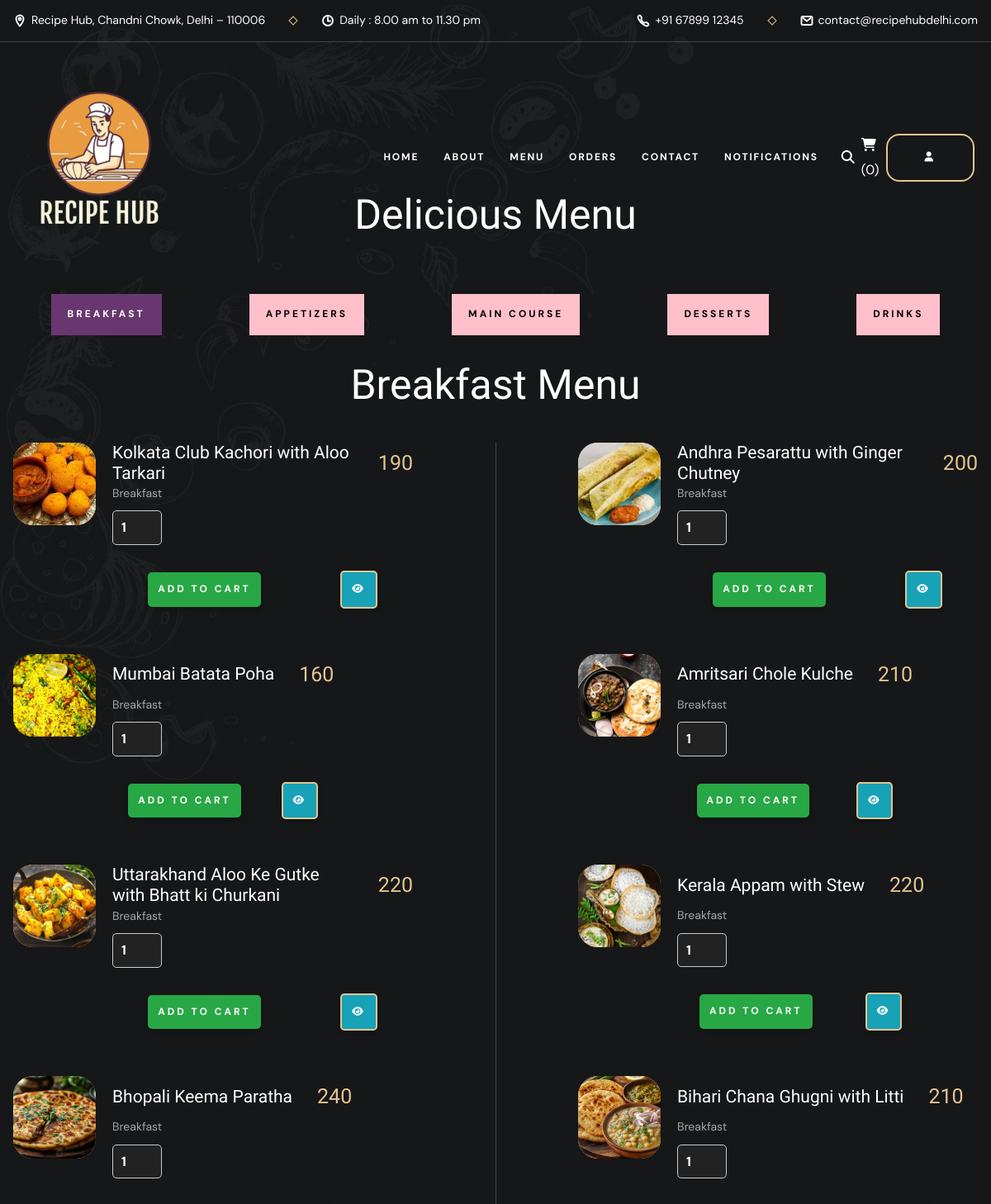
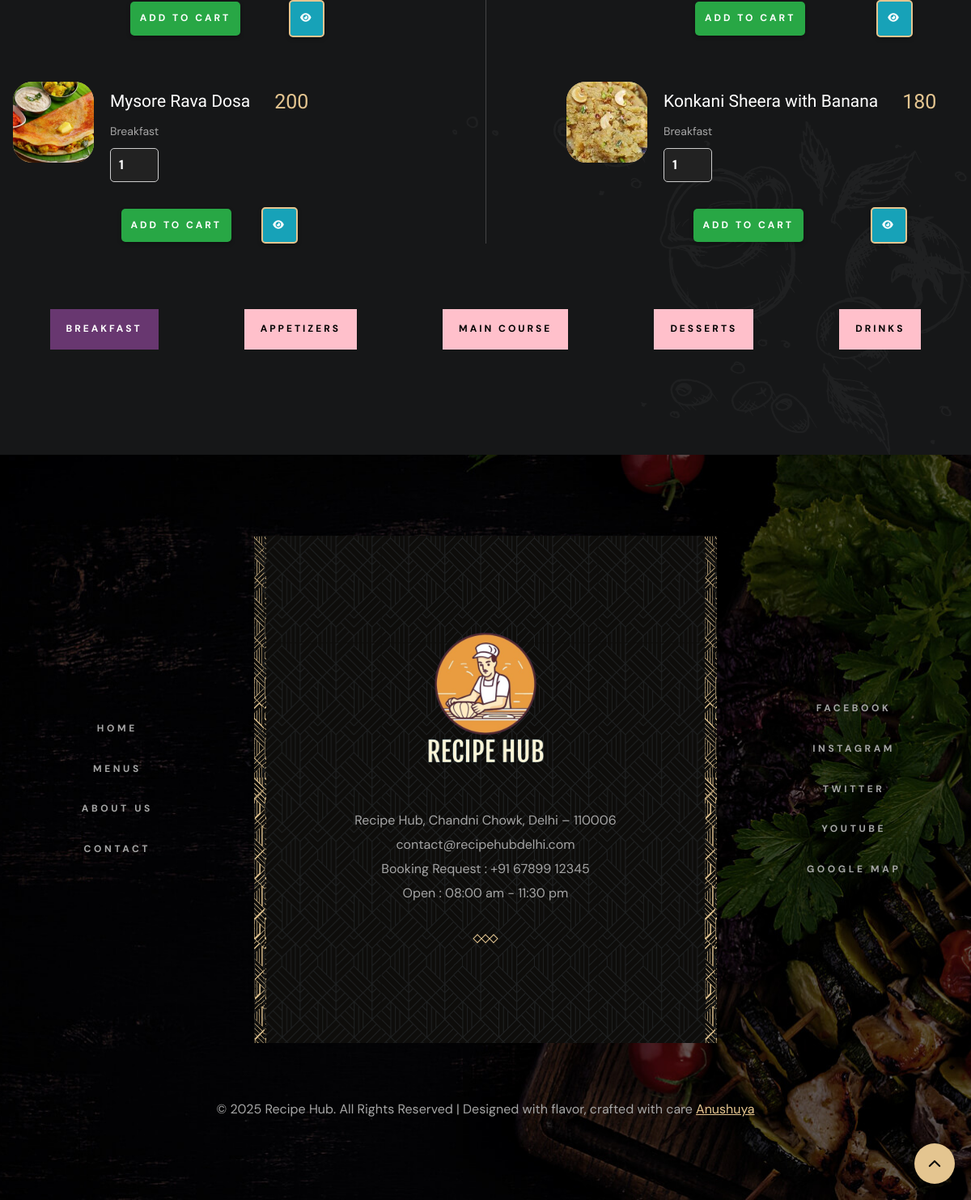
/menu.php?category=Breakfast, run on the app's committed database (2 pictures, top to bottom).
### tables this page shows
CREATE TABLE `products` (
  `id` int(100) NOT NULL,
  `name` varchar(100) NOT NULL,
  `category` varchar(100) NOT NULL,
  `price` int(10) NOT NULL,
  `image` varchar(100) NOT NULL,
  `description` text DEFAULT NULL
);

### menu.php (the view, shortened to what this page needs)
<?php
include 'components/connect.php';
?>
<!DOCTYPE html>
<html lang="en">
<head>
  <link rel="stylesheet" href="https://cdnjs.cloudflare.com/ajax/libs/font-awesome/6.1.1/css/all.min.css">
  <link rel="stylesheet" href="./assets/css/style.css">
</head>
<body id="top">
  <div class="topbar">
    <div class="container">
      <address class="topbar-item">
        <div class="icon">
          <ion-icon name="location-outline" aria-hidden="true"></ion-icon>
        </div>
        <span class="span">
          Recipe Hub, Chandni Chowk, Delhi – 110006
        </span>
      </address>
      <div class="separator"></div>
      <div class="topbar-item item-2">
        <div class="icon">
          <ion-icon name="time-outline" aria-hidden="true"></ion-icon>
        </div>
        <span class="span">Daily : 8.00 am to 11.30 pm</span>
      </div>
      <a href="tel:+91 67899 12345" class="topbar-item link">
        <div class="icon">
          <ion-icon name="call-outline" aria-hidden="true"></ion-icon>
        </div>
        <span class="span">+91 67899 12345</span>
      </a>
      <div class="separator"></div>
      <a href="mailto:contact@recipehubdelhi.com" class="topbar-item link">
        <div class="icon">
          <ion-icon name="mail-outline" aria-hidden="true"></ion-icon>
        </div>
        <span class="span">contact@recipehubdelhi.com</span>
      </a>
    </div>
  </div>
<?php include 'components/user_header.php'; ?>
<section class="section menu" aria-label="menu-label" id="menu">
  <div class="container">
    <h2 class="headline-1 section-title text-center" style="margin-top: 130px;">Delicious Menu</h2>
    <div class="category-grid" style="display: flex; flex-wrap: wrap; gap: 15px; justify-content: center; margin-bottom: 30px;">
      <?php
  $categories = ['Breakfast', 'Appetizers', 'Main Course', 'Desserts', 'Drinks'];
  foreach($categories as $cat){
    $isActive = (isset($_GET['category']) && $_GET['category'] === $cat);
    $class = $isActive ? 'btn category-button active' : 'btn category-button';
    echo '<a href="menu.php?category='.urlencode($cat).'" class="'.$class.'">'.$cat.'</a>';
  }
?>
    </div>
    <?php if(isset($_GET['category'])): ?>
      <h3 class="headline-1 section-title text-center"><?= htmlspecialchars($_GET['category']); ?> Menu</h3>
    <?php else: ?>
      <h3 class="headline-1 section-title text-center">Select a category to view menu</h3>
    <?php endif; ?>
    <ul class="grid-list">
      <?php
        if(isset($_GET['category'])){
          $category = $_GET['category'];
          $select_products = $conn->prepare("SELECT * FROM `products` WHERE category = ?");
          $select_products->execute([$category]);
        } else {
          $select_products = false;
        }
        if($select_products && $select_products->rowCount() > 0){
          while($fetch_products = $select_products->fetch(PDO::FETCH_ASSOC)){
      ?>
      <li>
        <form action="" method="post" class="menu-card hover:card">
       <figure class="card-banner img-holder" style="--width: 100; --height: 100;">
       <img src="imgfood/<?= $fetch_products['image']; ?>" loading="lazy" alt="<?= $fetch_products['name']; ?>" class="img-cover">
        </figure>
          <div>
            <div class="title-wrapper">
              <h3 class="title-3">
                <a href="#" class="card-title"><?= $fetch_products['name']; ?></a>
              </h3>
              <span class="span title-2"><?= $fetch_products['price']; ?></span>
            </div>
            <p class="card-text label-1"><?= $fetch_products['category']; ?></p>
            <div class="flex" style="margin-top:10px; align-items:center; gap:10px;">
            <input type="number" name="qty" class="qty" min="1" max="99" value="1" maxlength="2"
            style="width:60px; padding:5px 10px; border:1px solid #ccc; border-radius:5px; background-color:#222; color:#fff; font-weight:bold;">
            <div style="display: flex; align-items: center; margin-top: 5px; gap: 10px;">
                <button type="submit" class="btn btn-primary label-1" name="add_to_cart"
                    style="padding:6px 12px; background-color:#28a745; color:#fff; border:none; border-radius:5px; cursor:pointer; font-weight:bold; box-shadow:0 2px 5px rgba(0,0,0,0.3);">
                    Add to Cart
            </button>
           <a href="quick_view.php?pid=<?= $fetch_products['id']; ?>" class="btn btn-secondary label-1"
              style="padding:6px 12px; background-color:#17a2b8; color:#fff; border-radius:5px; text-decoration:none; display:inline-block;   font-weight:bold; box-shadow:0 2px 5px rgba(0,0,0,0.3);">
         <i class="fas fa-eye"></i>
           </a>
          </div>
            </div>
          </div>
        </form>
      </li>
      <?php
          }
        } elseif(isset($_GET['category'])) {
          echo '<p class="empty">No menu items available in this category!</p>';
        } else {
          echo '<p class="empty">Please select a category to view the menu.</p>';
        }
      ?>
    </ul>
<div class="category-grid" style="display: flex; flex-wrap: wrap; gap: 15px; justify-content: center; margin-bottom: 30px;">
      <?php
  $categories = ['Breakfast', 'Appetizers', 'Main Course', 'Desserts', 'Drinks'];
  foreach($categories as $cat){
    $isActive = (isset($_GET['category']) && $_GET['category'] === $cat);
    $class = $isActive ? 'btn category-button active' : 'btn category-button';
    echo '<a href="menu.php?category='.urlencode($cat).'" class="'.$class.'">'.$cat.'</a>';
  }
?>
    </div>
    <img src="./assets/images/shape-5.png" width="921" height="1036" loading="lazy" alt="shape" class="shape shape-2 move-anim">
    <img src="./assets/images/shape-6.png" width="343" height="345" loading="lazy" alt="shape" class="shape shape-3 move-anim">
  </div>
</section>
<footer class="footer section has-bg-image text-center"
    style="background-image: url('./assets/images/footer-bg.jpg')">
    <div class="container">
      <div class="footer-top grid-list">
        <div class="footer-brand has-before has-after">
          <a href="#" class="logo">
           <img src="./assets/images/logo 1.png" width="200" height="200" loading="lazy" alt="crave haven home">
          </a>
          <address class="body-4">
            Recipe Hub, Chandni Chowk, Delhi – 110006
          </address>
          <a href="mailto:contact@recipehubdelhi.com" class="body-4 contact-link">contact@recipehubdelhi.com</a>
          <a href="tel:+91 67899 12345" class="body-4 contact-link">Booking Request : +91 67899 12345</a>
          <p class="body-4">
            Open : 08:00 am - 11:30 pm
          </p>
          <div class="wrapper">
            <div class="separator"></div>
            <div class="separator"></div>
            <div class="separator"></div>
          </div>
        </div>
        <ul class="footer-list">
          <li>
            <a href="index.php" class="label-2 footer-link hover-underline">Home</a>
          </li>
          <li>
            <a href="menu.php" class="label-2 footer-link hover-underline">Menus</a>
          </li>
          <li>
            <a href="index.php#about" class="label-2 footer-link hover-underline">About Us</a>
          </li>
          <li>
            <a href="index.php#reservation" class="label-2 footer-link hover-underline">Contact</a>
          </li>
        </ul>
        <ul class="footer-list">
          <li>
            <a href="#" class="label-2 footer-link hover-underline">Facebook</a>
          </li>
          <li>
            <a href="#" class="label-2 footer-link hover-underline">Instagram</a>
          </li>
          <li>
            <a href="#" class="label-2 footer-link hover-underline">Twitter</a>
          </li>
          <li>
            <a href="#" class="label-2 footer-link hover-underline">Youtube</a>
          </li>
          <li>
            <a href="#" class="label-2 footer-link hover-underline">Google Map</a>
          </li>
        </ul>
      </div>
      <div class="footer-bottom">
        <p class="copyright">
          &copy; 2025 Recipe Hub. All Rights Reserved | Designed with flavor, crafted with care <a href="https://github.com/anu9832"
            target="_blank" class="link">Anushuya</a>
        </p>
      </div>
    </div>
  </footer>
  <a href="#top" class="back-top-btn active" aria-label="back to top" data-back-top-btn>
    <ion-icon name="chevron-up" aria-hidden="true"></ion-icon>
  </a>
</body>
</html>

### components/user_header.php (shortened to what this page needs)
<?php
$total_cart_items = 0;
?>
<body>
<header class="header" data-header>
  <div class="container">
  <a href="index.php" class="logo">
        <img src="./assets/images/logo 1.png" width="200" height="200" alt="Crave Haven - Home">
      </a>
    <nav class="navbar" data-navbar>
      <ul class="navbar-list">
        <li class="nav-item">
          <a href="index.php" class="navbar-link" data-nav-link>Home</a>
        </li>
        <li class="nav-item">
          <a href="index.php#about" class="navbar-link" data-nav-link>About</a>
        </li>
        <li class="nav-item">
          <a href="menu.php" class="navbar-link" data-nav-link>Menu</a>
        </li>
        <li class="nav-item">
          <a href="orders.php" class="navbar-link" data-nav-link>Orders</a>
        </li>
        <li class="nav-item">
          <a href="index.php#reservation" class="navbar-link" data-nav-link>Contact</a>
        </li>
     <li class="nav-item" style="position: relative;">
  <a href="notifications.php" class="navbar-link" data-nav-link>
    Notifications
  </a>
</li>
      </ul>
    </nav>
    <a href="search.php"><i class="fas fa-search"></i></a>
         <a href="cart.php"><i class="fas fa-shopping-cart"></i><span>(<?= $total_cart_items; ?>)</span></a>
      <div class="user-menu-wrapper">
        <button class="btn btn-hover" id="user-icon">
          <i class="fas fa-user"></i>
        </button>
      </div>
    </div>
  </header>
</body>

### components/user_header.php (style rules this page uses)
.user-menu-wrapper { position: relative; z-index: 1000; }
#user-icon { background: none; font-size: 1.2rem; cursor: pointer; color: #fff; border-radius: 16px; }

### menu.php (style rules this page uses)
.category-button { padding: 10px 20px; border: none; background-color:pink; color: black; transition: all 0.3s ease; text-decoration: none; }
.category-button.active { background-color:rgb(104, 55, 112); color: white; }
.img-holder { width: 100px; height: 100px; overflow: hidden; display: inline-block; border-radius: 6px; background: #f0f0f0; }
.img-cover { width: 100%; height: 100%; object-fit: cover; display: block; }

### data on the page
products: image (picture), name "Kolkata Club Kachori with Aloo Tarkari", price "190", category "Breakfast"
products: image (picture), name "Andhra Pesarattu with Ginger Chutney", price "200", category "Breakfast"
products: image (picture), name "Mumbai Batata Poha", price "160", category "Breakfast"
products: image (picture), name "Amritsari Chole Kulche", price "210", category "Breakfast"
products: image (picture), name "Uttarakhand Aloo Ke Gutke with Bhatt ki Churkani", price "220", category "Breakfast"
products: image (picture), name "Kerala Appam with Stew", price "220", category "Breakfast"
products: image (picture), name "Bhopali Keema Paratha", price "240", category "Breakfast"
products: image (picture), name "Bihari Chana Ghugni with Litti", price "210", category "Breakfast"
products: image (picture), name "Mysore Rava Dosa", price "200", category "Breakfast"
products: image (picture), name "Konkani Sheera with Banana", price "180", category "Breakfast"

### other printed values
$total_cart_items "0"
$cat "BREAKFAST"
$cat "APPETIZERS"
$cat "MAIN COURSE"
$cat "DESSERTS"
$cat "DRINKS"
$_GET['category'] "Breakfast"
